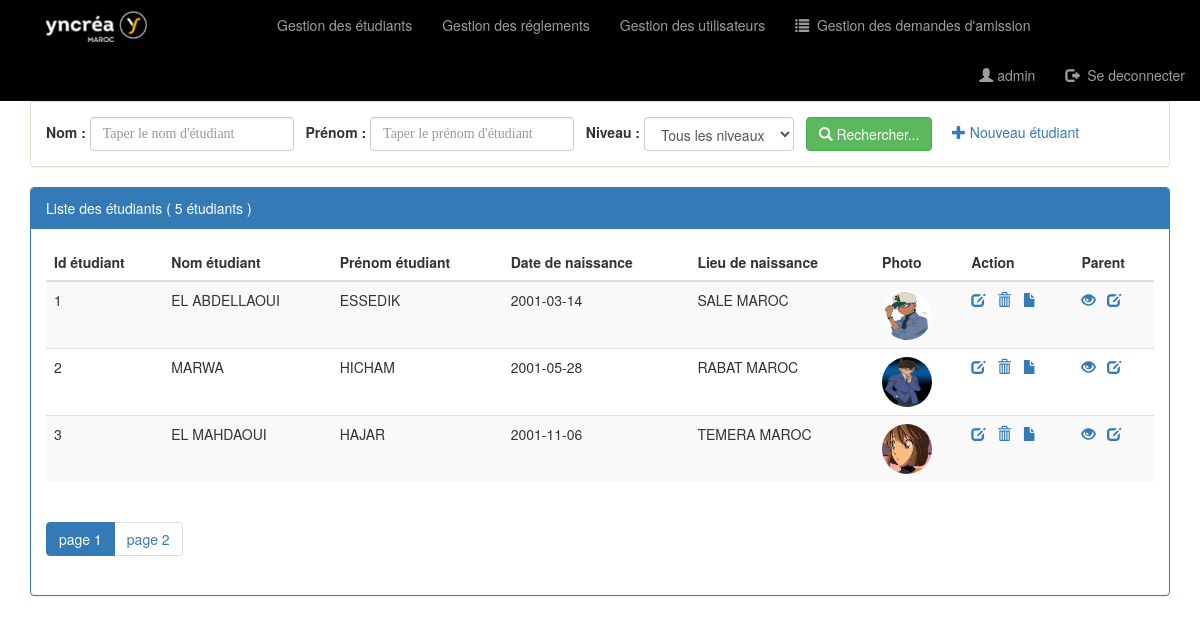
The app's page /pages/etudiants.php (signed in) with its own data.
### tables this page shows
create table Etudiant(
    idEtudiant int(5) auto_increment primary key,
    nomEtudiant varchar(50),
    prenomEtudiant varchar(50),
    dateNaissanceEtudiant date,
    lieuNaissanceEtudiant varchar(25),
    addresse varchar(100),
    codeCivilite varchar(1),
    photo varchar(100),
    emailEtudiant varchar(255),
    telEtudiant varchar(10),
    codeParent int(5)
);

### pages/etudiants.php (the view, shortened to what this page needs)
<?php
    require_once('connexiondb.php');
    $nomEtudiant=isset($_GET['nomEtudiant'])?$_GET['nomEtudiant']:"";
    $prenomEtudiant=isset($_GET['prenomEtudiant'])?$_GET['prenomEtudiant']:"";
    $niveau=isset($_GET['niveau'])?$_GET['niveau']:"ALL";
    $size=isset($_GET['size'])?$_GET['size']:3;
    $page=isset($_GET['page'])?$_GET['page']:1;
    $offset=($page-1)*$size;
    if($niveau=="ALL"){
        $requete="select * from Etudiant
                where nomEtudiant like '%$nomEtudiant%'
                And   prenomEtudiant like '%$prenomEtudiant%'
                limit $size
                offset $offset"
                ;
        $requeteCount="select count(*) countE from Etudiant
                where nomEtudiant like '%$nomEtudiant%'
                And   prenomEtudiant like '%$prenomEtudiant%'"
                ;
    }
    $resultatE=$pdo->query($requete);
    $resultatCount=$pdo->query($requeteCount);
    $tabCount=$resultatCount->fetch();
    $nbrEtudiant = $tabCount['countE'];
    $reste=$nbrEtudiant%$size;
    if($reste===0)
        $nbrPage=$nbrEtudiant/$size;
    else
        $nbrPage=floor($nbrEtudiant/$size)+1;
?>
<!DOCTYPE HTML>
<HTML>
    <head>
        <link rel="stylesheet" type="text/css" href="../css/bootstrap.min.css">
        <link rel="stylesheet" type="text/css" href="../css/monstyle.css">
    </head>
    <body>
        <?php include("menu.php");?>
        <div class="container">
            <div class="panel panel-success margetop">
                <div class="panel-heading">Rechercher des étudiants...</div>
                <div class="panel-body">
                   <form method="get" action="etudiants.php" class="form-inline">
                    <div class="form-group">
                        <label>Nom :</label>
                        <input type="text" name="nomEtudiant" placeholder="Taper le nom d'étudiant" class="form-control" value = "<?php echo $nomEtudiant ?>"/>
                        <label>Prénom :</label>
                        <input type="text" name="prenomEtudiant" placeholder="Taper le prénom d'étudiant" class="form-control" value ="<?php echo $prenomEtudiant ?>"/>
                    </div>
                        <label for="niveau">Niveau :</label>
                        <select name="niveau" class="form-control" id="niveau" onchange='this.form.submit()'>
                            <option value='ALL' <?php if($niveau == 'ALL') echo "selected"; ?>>Tous les niveaux</option>
                        </select>
                        <button type="submit" class="btn btn-success">
                            <span class="glyphicon glyphicon-search"></span>
                            Rechercher...
                        </button>
                        <a href="newEtudiant.php">
                            <span class="glyphicon glyphicon-plus"></span>
                            Nouveau étudiant
                        </a>
                   </form>
                </div>
            </div>
            <div class="panel panel-primary">
                <div class="panel-heading">Liste des étudiants ( <?php echo $nbrEtudiant; if($nbrEtudiant==1) echo " étudiant"; else echo " étudiants";?> )</div>
                <div class="panel-body">
                   <table class="table table-striped">
                        <thead>
                            <tr>
                                <th>Id étudiant</th>
                                <th>Nom étudiant</th>
                                <th>Prénom étudiant</th>
                                <th>Date de naissance</th>
                                <th>Lieu de naissance</th>
                                <th>Photo</th>
                                <th>Action</th>
                                <th>Parent</th>
                            </tr>
                        </thead>
                        <tbody>
                            <?php while($etudiant=$resultatE->fetch()){ ?>
                                <tr>
                                    <td><?php echo $etudiant['idEtudiant']; ?></td>
                                    <td><?php echo $etudiant['nomEtudiant']; ?></td>
                                    <td><?php echo $etudiant['prenomEtudiant']; ?></td>
                                    <td><?php echo $etudiant['dateNaissanceEtudiant']; ?></td>
                                    <td><?php echo $etudiant['lieuNaissanceEtudiant']; ?></td>
                                    <td>
                                        <Img src="../images/<?php echo $etudiant['photo']; ?>"
                                            width="50px" height="50px" class="img-circle"
                                        >
                                    </td>
                                    <td>
                                        <a href="editerEtudiant.php?id=<?php echo $etudiant['idEtudiant']; ?>" data-toggle="tooltip" title="Editer étudiant">
                                            <span class="glyphicon glyphicon-edit"></span>
                                        </a>
                                        <a onclick="return confirm('Etes vous sur de vouloir supprimer l\'étudiant?')"
                                            href="supprimerEtudiant.php?id=<?php echo $etudiant['idEtudiant']; ?>" data-toggle="tooltip" title="Supprimer étudiant">
                                            <span class="glyphicon glyphicon-trash"></span>
                                        </a>
                                        <a href="../fpdf/page_document.php
                                            ?ide=<?php echo $etudiant['idEtudiant'] ?>" data-toggle="tooltip" title="Documents">
                                            <span class="glyphicon glyphicon-file"></span>
                                        </a>
                                    </td>
                                    <td>
                                        <a href="consulterParent.php?id=<?php echo $etudiant['idEtudiant']; ?>" data-toggle="tooltip" title="Consulter parent">
                                            <span class="glyphicon glyphicon-eye-open"></span>
                                        </a>
                                        <a href="editerParent.php?id=<?php echo $etudiant['idEtudiant']; ?>" data-toggle="tooltip" title="Editer parent">
                                            <span class="glyphicon glyphicon-edit"></span>
                                        </a>
                                    </td>
                                </tr>
                            <?php } ?>
                        </tbody>
                   </table>
                   <div>
                        <ul class="pagination">
                            <?php for($i=1;$i<=$nbrPage;$i++) {?>
                                <li class="<?php if($i==$page) echo 'active'?>">
                                    <a href="etudiants.php?page=<?php echo $i; ?>&nomEtudiant=<?php echo $nomEtudiant; ?>&prenomEtudiant=<?php echo $prenomEtudiant; ?>&niveau=<?php echo $niveau; ?>">
                                        page <?php echo $i ?>
                                    </a>
                                </li>
                            <?php } ?>
                        </ul>
                   </div>
                </div>
            </div>
        </div>
    </body>
</HTML>

### pages/menu.php
<nav class="navbar navbar-inverse navbar-fixed-top" style="background-color: black;">
    <div class="container-fluid">
        <div class="navbar-header">
            <a href="../index.php" class="navbar-brand">
            <img src="../images/yncrea.png" width="70%" style="margin-top: -12px;">
            </a>
        </div>
        <ul class="nav navbar-nav">
            <li><a href="etudiants.php">Gestion des étudiants</a></li>
            <li><a href="reglements.php">Gestion des réglements</a></li>
            <li><a href="utilisateurs.php">Gestion des utilisateurs</a></li>
            <li><a href="demandeAdmissionAdmin.php"><i class="glyphicon glyphicon-list"></i>&nbsp Gestion des demandes d'amission</a></li>
        </ul>
        <ul class="nav navbar-nav navbar-right">
            <li><a href="#"><i class="glyphicon glyphicon-user"></i><?php echo ' '.$_SESSION['user']['login']  ?></a></li>
            <li><a href="seDeconnecter.php"><i class="glyphicon glyphicon-log-out"></i>&nbsp Se deconnecter</a></li>
        </ul>
    </div>
</nav>

### css/monstyle.css (style rules this page uses)
.margetop { margin-top: 60px; }
input { padding: 10px; font-size: 17px; font-family: Raleway; border: 1px solid #aaaaaa; }

### records on screen
etudiant: idEtudiant "1", nomEtudiant "EL ABDELLAOUI", prenomEtudiant "ESSEDIK", dateNaissanceEtudiant "2001-03-14", lieuNaissanceEtudiant "SALE MAROC", photo (picture)
etudiant: idEtudiant "2", nomEtudiant "MARWA", prenomEtudiant "HICHAM", dateNaissanceEtudiant "2001-05-28", lieuNaissanceEtudiant "RABAT MAROC", photo (picture)
etudiant: idEtudiant "3", nomEtudiant "EL MAHDAOUI", prenomEtudiant "HAJAR", dateNaissanceEtudiant "2001-11-06", lieuNaissanceEtudiant "TEMERA MAROC", photo (picture)

### other values on screen
$_SESSION['user']['login'] "admin"
$nbrEtudiant "5"
